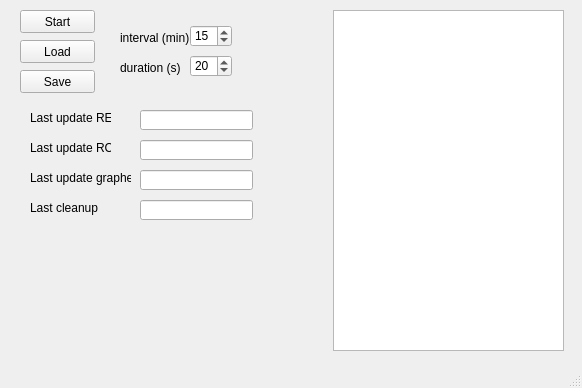
<?xml version="1.0" encoding="UTF-8"?>
<ui version="4.0">
 <class>MainWindow</class>
 <widget class="QMainWindow" name="MainWindow">
  <property name="geometry">
   <rect>
    <x>0</x>
    <y>0</y>
    <width>582</width>
    <height>388</height>
   </rect>
  </property>
  <property name="windowTitle">
   <string>MainWindow</string>
  </property>
  <widget class="QWidget" name="centralwidget">
   <widget class="QPushButton" name="btn_start">
    <property name="geometry">
     <rect>
      <x>20</x>
      <y>10</y>
      <width>75</width>
      <height>23</height>
     </rect>
    </property>
    <property name="text">
     <string>Start</string>
    </property>
   </widget>
   <widget class="QPushButton" name="btn_load">
    <property name="geometry">
     <rect>
      <x>20</x>
      <y>40</y>
      <width>75</width>
      <height>23</height>
     </rect>
    </property>
    <property name="text">
     <string>Load</string>
    </property>
   </widget>
   <widget class="QPushButton" name="btn_save">
    <property name="geometry">
     <rect>
      <x>20</x>
      <y>70</y>
      <width>75</width>
      <height>23</height>
     </rect>
    </property>
    <property name="text">
     <string>Save</string>
    </property>
   </widget>
   <widget class="QPlainTextEdit" name="console">
    <property name="geometry">
     <rect>
      <x>333</x>
      <y>10</y>
      <width>231</width>
      <height>341</height>
     </rect>
    </property>
   </widget>
   <widget class="QSpinBox" name="spin_interval">
    <property name="geometry">
     <rect>
      <x>190</x>
      <y>25</y>
      <width>42</width>
      <height>22</height>
     </rect>
    </property>
    <property name="minimum">
     <number>5</number>
    </property>
    <property name="value">
     <number>15</number>
    </property>
   </widget>
   <widget class="QSpinBox" name="spin_duration">
    <property name="geometry">
     <rect>
      <x>190</x>
      <y>55</y>
      <width>42</width>
      <height>22</height>
     </rect>
    </property>
    <property name="minimum">
     <number>10</number>
    </property>
    <property name="maximum">
     <number>30</number>
    </property>
    <property name="value">
     <number>20</number>
    </property>
   </widget>
   <widget class="QLabel" name="label">
    <property name="geometry">
     <rect>
      <x>120</x>
      <y>30</y>
      <width>71</width>
      <height>16</height>
     </rect>
    </property>
    <property name="text">
     <string>interval (min)</string>
    </property>
   </widget>
   <widget class="QLabel" name="label_2">
    <property name="geometry">
     <rect>
      <x>120</x>
      <y>60</y>
      <width>61</width>
      <height>16</height>
     </rect>
    </property>
    <property name="text">
     <string>duration (s)</string>
    </property>
   </widget>
   <widget class="QLineEdit" name="txt_last_re">
    <property name="geometry">
     <rect>
      <x>140</x>
      <y>110</y>
      <width>113</width>
      <height>20</height>
     </rect>
    </property>
   </widget>
   <widget class="QLineEdit" name="txt_last_rc">
    <property name="geometry">
     <rect>
      <x>140</x>
      <y>140</y>
      <width>113</width>
      <height>20</height>
     </rect>
    </property>
   </widget>
   <widget class="QLineEdit" name="txt_last_graphe">
    <property name="geometry">
     <rect>
      <x>140</x>
      <y>170</y>
      <width>113</width>
      <height>20</height>
     </rect>
    </property>
   </widget>
   <widget class="QLineEdit" name="txt_last_clean">
    <property name="geometry">
     <rect>
      <x>140</x>
      <y>200</y>
      <width>113</width>
      <height>20</height>
     </rect>
    </property>
   </widget>
   <widget class="QLabel" name="label_3">
    <property name="geometry">
     <rect>
      <x>30</x>
      <y>110</y>
      <width>81</width>
      <height>16</height>
     </rect>
    </property>
    <property name="text">
     <string>Last update RE</string>
    </property>
   </widget>
   <widget class="QLabel" name="label_4">
    <property name="geometry">
     <rect>
      <x>30</x>
      <y>140</y>
      <width>81</width>
      <height>16</height>
     </rect>
    </property>
    <property name="text">
     <string>Last update RC</string>
    </property>
   </widget>
   <widget class="QLabel" name="label_5">
    <property name="geometry">
     <rect>
      <x>30</x>
      <y>170</y>
      <width>101</width>
      <height>16</height>
     </rect>
    </property>
    <property name="text">
     <string>Last update graphes</string>
    </property>
   </widget>
   <widget class="QLabel" name="label_6">
    <property name="geometry">
     <rect>
      <x>30</x>
      <y>200</y>
      <width>91</width>
      <height>16</height>
     </rect>
    </property>
    <property name="text">
     <string>Last cleanup</string>
    </property>
   </widget>
  </widget>
  <widget class="QMenuBar" name="menubar">
   <property name="geometry">
    <rect>
     <x>0</x>
     <y>0</y>
     <width>582</width>
     <height>21</height>
    </rect>
   </property>
  </widget>
  <widget class="QStatusBar" name="statusbar"/>
 </widget>
 <resources/>
 <connections/>
</ui>
